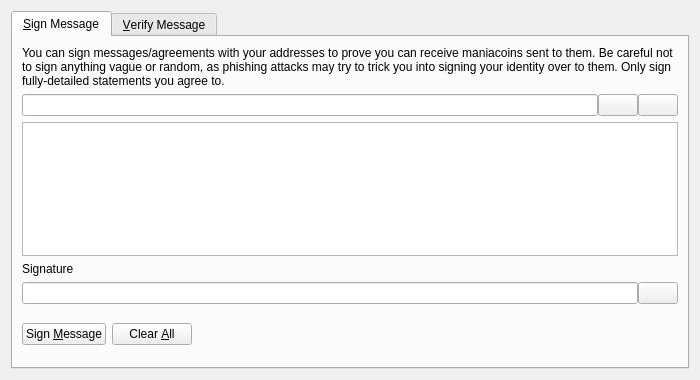
<?xml version="1.0" encoding="UTF-8"?>
<ui version="4.0">
 <class>SignVerifyMessageDialog</class>
 <widget class="QDialog" name="SignVerifyMessageDialog">
  <property name="geometry">
   <rect>
    <x>0</x>
    <y>0</y>
    <width>700</width>
    <height>380</height>
   </rect>
  </property>
  <property name="windowTitle">
   <string>Signatures - Sign / Verify a Message</string>
  </property>
  <property name="modal">
   <bool>true</bool>
  </property>
  <layout class="QVBoxLayout" name="verticalLayout">
   <item>
    <widget class="QTabWidget" name="tabWidget">
     <property name="currentIndex">
      <number>0</number>
     </property>
     <widget class="QWidget" name="tabSignMessage">
      <attribute name="title">
       <string>&amp;Sign Message</string>
      </attribute>
      <layout class="QVBoxLayout" name="verticalLayout_SM">
       <item>
        <widget class="QLabel" name="infoLabel_SM">
         <property name="text">
          <string>You can sign messages/agreements with your addresses to prove you can receive maniacoins sent to them. Be careful not to sign anything vague or random, as phishing attacks may try to trick you into signing your identity over to them. Only sign fully-detailed statements you agree to.</string>
         </property>
         <property name="textFormat">
          <enum>Qt::PlainText</enum>
         </property>
         <property name="wordWrap">
          <bool>true</bool>
         </property>
        </widget>
       </item>
       <item>
        <layout class="QHBoxLayout" name="horizontalLayout_1_SM">
         <property name="spacing">
          <number>0</number>
         </property>
         <item>
          <widget class="QValidatedLineEdit" name="addressIn_SM">
           <property name="toolTip">
            <string>The Maniacoin address to sign the message with</string>
           </property>
          </widget>
         </item>
         <item>
          <widget class="QPushButton" name="addressBookButton_SM">
           <property name="toolTip">
            <string>Choose previously used address</string>
           </property>
           <property name="text">
            <string/>
           </property>
           <property name="icon">
            <iconset resource="../bitcoin.qrc">
             <normaloff>:/icons/address-book</normaloff>:/icons/address-book</iconset>
           </property>
           <property name="shortcut">
            <string>Alt+A</string>
           </property>
           <property name="autoDefault">
            <bool>false</bool>
           </property>
          </widget>
         </item>
         <item>
          <widget class="QPushButton" name="pasteButton_SM">
           <property name="toolTip">
            <string>Paste address from clipboard</string>
           </property>
           <property name="text">
            <string/>
           </property>
           <property name="icon">
            <iconset resource="../bitcoin.qrc">
             <normaloff>:/icons/editpaste</normaloff>:/icons/editpaste</iconset>
           </property>
           <property name="shortcut">
            <string>Alt+P</string>
           </property>
           <property name="autoDefault">
            <bool>false</bool>
           </property>
          </widget>
         </item>
        </layout>
       </item>
       <item>
        <widget class="QPlainTextEdit" name="messageIn_SM">
         <property name="toolTip">
          <string>Enter the message you want to sign here</string>
         </property>
        </widget>
       </item>
       <item>
        <widget class="QLabel" name="signatureLabel_SM">
         <property name="text">
          <string>Signature</string>
         </property>
         <property name="textFormat">
          <enum>Qt::PlainText</enum>
         </property>
        </widget>
       </item>
       <item>
        <layout class="QHBoxLayout" name="horizontalLayout_2_SM">
         <property name="spacing">
          <number>0</number>
         </property>
         <item>
          <widget class="QLineEdit" name="signatureOut_SM">
           <property name="font">
            <font>
             <italic>true</italic>
            </font>
           </property>
           <property name="readOnly">
            <bool>true</bool>
           </property>
          </widget>
         </item>
         <item>
          <widget class="QPushButton" name="copySignatureButton_SM">
           <property name="toolTip">
            <string>Copy the current signature to the system clipboard</string>
           </property>
           <property name="text">
            <string/>
           </property>
           <property name="icon">
            <iconset resource="../bitcoin.qrc">
             <normaloff>:/icons/editcopy</normaloff>:/icons/editcopy</iconset>
           </property>
           <property name="autoDefault">
            <bool>false</bool>
           </property>
          </widget>
         </item>
        </layout>
       </item>
       <item>
        <layout class="QHBoxLayout" name="horizontalLayout_3_SM">
         <item>
          <widget class="QPushButton" name="signMessageButton_SM">
           <property name="toolTip">
            <string>Sign the message to prove you own this Maniacoin address</string>
           </property>
           <property name="text">
            <string>Sign &amp;Message</string>
           </property>
           <property name="icon">
            <iconset resource="../bitcoin.qrc">
             <normaloff>:/icons/edit</normaloff>:/icons/edit</iconset>
           </property>
           <property name="autoDefault">
            <bool>false</bool>
           </property>
          </widget>
         </item>
         <item>
          <widget class="QPushButton" name="clearButton_SM">
           <property name="toolTip">
            <string>Reset all sign message fields</string>
           </property>
           <property name="text">
            <string>Clear &amp;All</string>
           </property>
           <property name="icon">
            <iconset resource="../bitcoin.qrc">
             <normaloff>:/icons/remove</normaloff>:/icons/remove</iconset>
           </property>
           <property name="autoDefault">
            <bool>false</bool>
           </property>
          </widget>
         </item>
         <item>
          <spacer name="horizontalSpacer_1_SM">
           <property name="orientation">
            <enum>Qt::Horizontal</enum>
           </property>
           <property name="sizeHint" stdset="0">
            <size>
             <width>40</width>
             <height>48</height>
            </size>
           </property>
          </spacer>
         </item>
         <item>
          <widget class="QLabel" name="statusLabel_SM">
           <property name="font">
            <font>
             <weight>75</weight>
             <bold>true</bold>
            </font>
           </property>
           <property name="text">
            <string/>
           </property>
           <property name="wordWrap">
            <bool>true</bool>
           </property>
          </widget>
         </item>
         <item>
          <spacer name="horizontalSpacer_2_SM">
           <property name="orientation">
            <enum>Qt::Horizontal</enum>
           </property>
           <property name="sizeHint" stdset="0">
            <size>
             <width>40</width>
             <height>48</height>
            </size>
           </property>
          </spacer>
         </item>
        </layout>
       </item>
      </layout>
     </widget>
     <widget class="QWidget" name="tabVerifyMessage">
      <attribute name="title">
       <string>&amp;Verify Message</string>
      </attribute>
      <layout class="QVBoxLayout" name="verticalLayout_VM">
       <item>
        <widget class="QLabel" name="infoLabel_VM">
         <property name="text">
          <string>Enter the receiver's address, message (ensure you copy line breaks, spaces, tabs, etc. exactly) and signature below to verify the message. Be careful not to read more into the signature than what is in the signed message itself, to avoid being tricked by a man-in-the-middle attack. Note that this only proves the signing party receives with the address, it cannot prove sendership of any transaction!</string>
         </property>
         <property name="textFormat">
          <enum>Qt::PlainText</enum>
         </property>
         <property name="alignment">
          <set>Qt::AlignLeading|Qt::AlignLeft|Qt::AlignTop</set>
         </property>
         <property name="wordWrap">
          <bool>true</bool>
         </property>
        </widget>
       </item>
       <item>
        <layout class="QHBoxLayout" name="horizontalLayout_1_VM">
         <property name="spacing">
          <number>0</number>
         </property>
         <item>
          <widget class="QValidatedLineEdit" name="addressIn_VM">
           <property name="toolTip">
            <string>The Maniacoin address the message was signed with</string>
           </property>
          </widget>
         </item>
         <item>
          <widget class="QPushButton" name="addressBookButton_VM">
           <property name="toolTip">
            <string>Choose previously used address</string>
           </property>
           <property name="text">
            <string/>
           </property>
           <property name="icon">
            <iconset resource="../bitcoin.qrc">
             <normaloff>:/icons/address-book</normaloff>:/icons/address-book</iconset>
           </property>
           <property name="shortcut">
            <string>Alt+A</string>
           </property>
           <property name="autoDefault">
            <bool>false</bool>
           </property>
          </widget>
         </item>
        </layout>
       </item>
       <item>
        <widget class="QPlainTextEdit" name="messageIn_VM"/>
       </item>
       <item>
        <widget class="QValidatedLineEdit" name="signatureIn_VM"/>
       </item>
       <item>
        <layout class="QHBoxLayout" name="horizontalLayout_2_VM">
         <item>
          <widget class="QPushButton" name="verifyMessageButton_VM">
           <property name="toolTip">
            <string>Verify the message to ensure it was signed with the specified Maniacoin address</string>
           </property>
           <property name="text">
            <string>Verify &amp;Message</string>
           </property>
           <property name="icon">
            <iconset resource="../bitcoin.qrc">
             <normaloff>:/icons/transaction_0</normaloff>:/icons/transaction_0</iconset>
           </property>
           <property name="autoDefault">
            <bool>false</bool>
           </property>
          </widget>
         </item>
         <item>
          <widget class="QPushButton" name="clearButton_VM">
           <property name="toolTip">
            <string>Reset all verify message fields</string>
           </property>
           <property name="text">
            <string>Clear &amp;All</string>
           </property>
           <property name="icon">
            <iconset resource="../bitcoin.qrc">
             <normaloff>:/icons/remove</normaloff>:/icons/remove</iconset>
           </property>
           <property name="autoDefault">
            <bool>false</bool>
           </property>
          </widget>
         </item>
         <item>
          <spacer name="horizontalSpacer_1_VM">
           <property name="orientation">
            <enum>Qt::Horizontal</enum>
           </property>
           <property name="sizeHint" stdset="0">
            <size>
             <width>40</width>
             <height>48</height>
            </size>
           </property>
          </spacer>
         </item>
         <item>
          <widget class="QLabel" name="statusLabel_VM">
           <property name="font">
            <font>
             <weight>75</weight>
             <bold>true</bold>
            </font>
           </property>
           <property name="text">
            <string/>
           </property>
           <property name="wordWrap">
            <bool>true</bool>
           </property>
          </widget>
         </item>
         <item>
          <spacer name="horizontalSpacer_2_VM">
           <property name="orientation">
            <enum>Qt::Horizontal</enum>
           </property>
           <property name="sizeHint" stdset="0">
            <size>
             <width>40</width>
             <height>48</height>
            </size>
           </property>
          </spacer>
         </item>
        </layout>
       </item>
      </layout>
     </widget>
    </widget>
   </item>
  </layout>
 </widget>
 <customwidgets>
  <customwidget>
   <class>QValidatedLineEdit</class>
   <extends>QLineEdit</extends>
   <header>qvalidatedlineedit.h</header>
  </customwidget>
 </customwidgets>
 <resources>
  <include location="../bitcoin.qrc"/>
 </resources>
 <connections/>
</ui>
